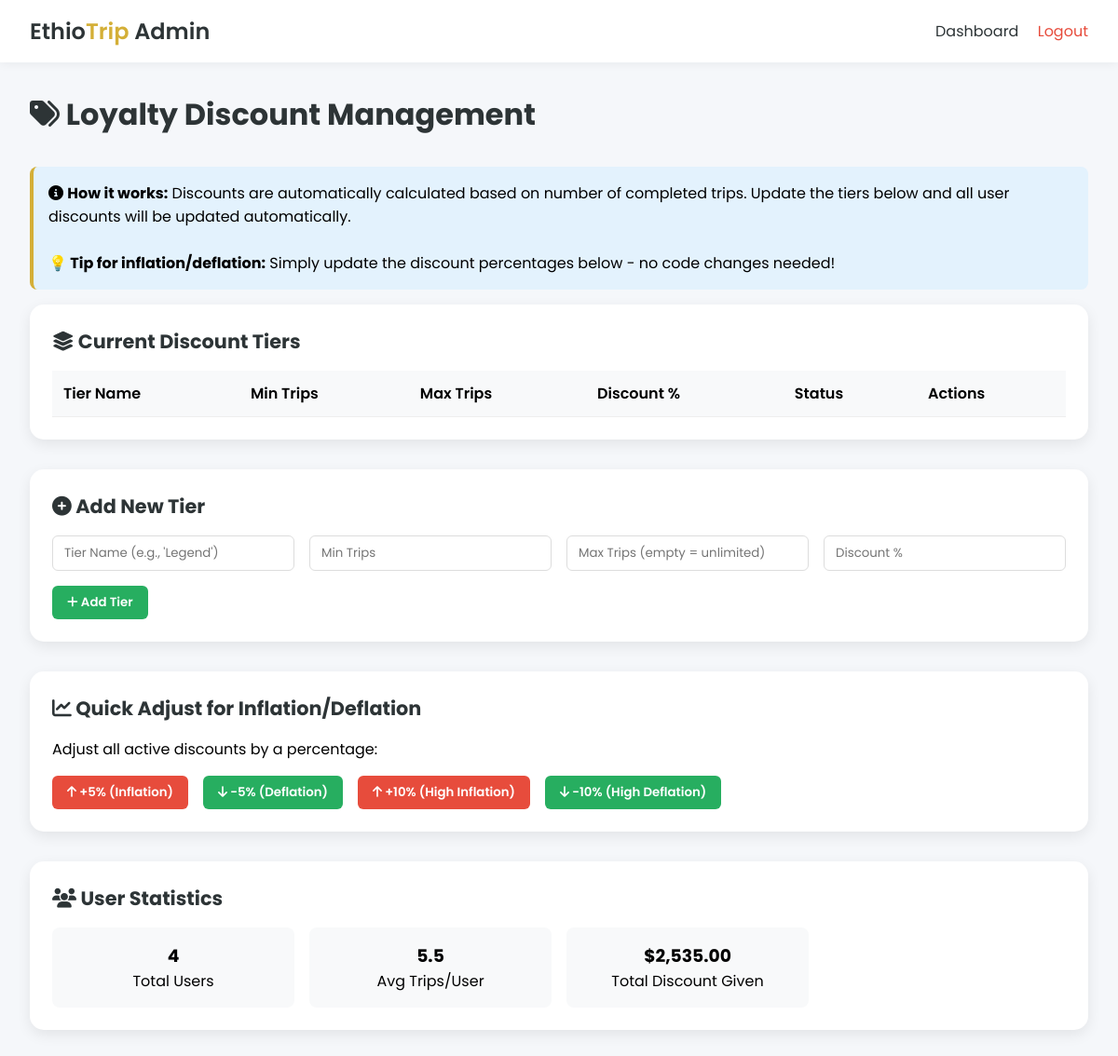
Before: /admin/discounts.php (signed in) with the older database file.
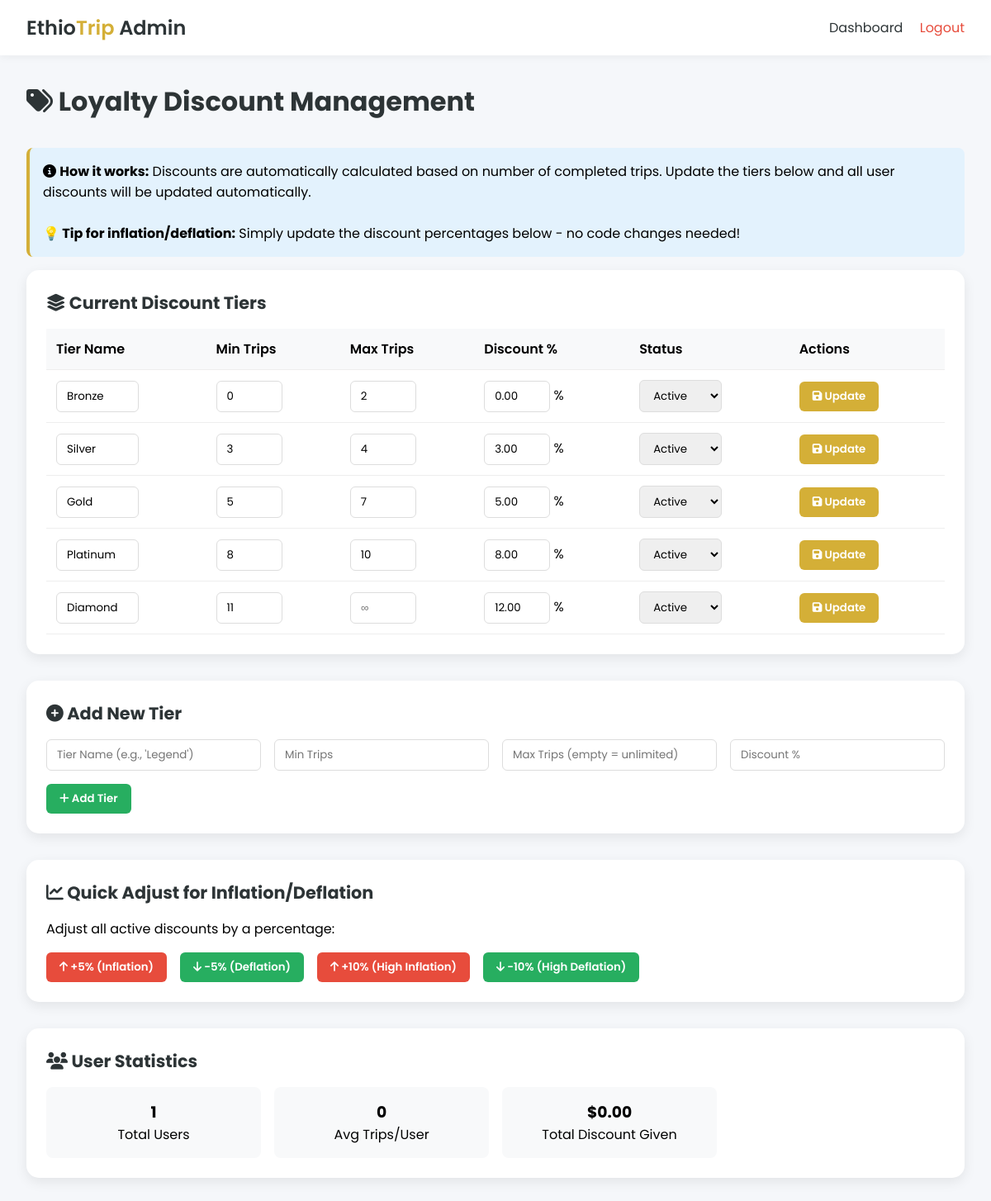
After: the same page with the newer database file.
### tables this page shows
CREATE TABLE discount_tiers (
    id INT PRIMARY KEY AUTO_INCREMENT,
    min_trips INT NOT NULL,
    max_trips INT NULL,
    discount_percent DECIMAL(5,2) NOT NULL,
    tier_name VARCHAR(50) NOT NULL,
    is_active BOOLEAN DEFAULT TRUE,
    created_at TIMESTAMP DEFAULT CURRENT_TIMESTAMP,
    updated_at TIMESTAMP DEFAULT CURRENT_TIMESTAMP ON UPDATE CURRENT_TIMESTAMP
);

### admin/discounts.php (the view, shortened to what this page needs)
<?php
require_once '../config/database.php';
$tiers = mysqli_query($conn, "SELECT * FROM discount_tiers ORDER BY min_trips ASC");
?>
<!DOCTYPE html>
<html lang="en">
<head>
    <link rel="stylesheet" href="https://cdnjs.cloudflare.com/ajax/libs/font-awesome/6.4.0/css/all.min.css">
</head>
<body>
    <nav class="navbar">
        <a href="../dashboard.php" class="logo">Ethio<span>Trip</span> Admin</a>
        <div>
            <a href="../dashboard.php" style="margin-right: 1rem; color: #2d3436; text-decoration: none;">Dashboard</a>
            <a href="../logout.php" style="color: #e74c3c; text-decoration: none;">Logout</a>
        </div>
    </nav>
    <div class="container">
        <h1><i class="fas fa-tags"></i> Loyalty Discount Management</h1>
        <div class="info-box">
            <i class="fas fa-info-circle"></i>
            <strong>How it works:</strong> Discounts are automatically calculated based on number of completed trips.
            Update the tiers below and all user discounts will be updated automatically.
            <br><br>
            <strong>💡 Tip for inflation/deflation:</strong> Simply update the discount percentages below - no code changes needed!
        </div>
        <div class="card">
            <h2><i class="fas fa-layer-group"></i> Current Discount Tiers</h2>
            <table>
                <thead>
                    <tr>
                        <th>Tier Name</th>
                        <th>Min Trips</th>
                        <th>Max Trips</th>
                        <th>Discount %</th>
                        <th>Status</th>
                        <th>Actions</th>
                    </tr>
                </thead>
                <tbody>
                    <?php while($tier = mysqli_fetch_assoc($tiers)): ?>
                    <form method="POST" style="display: contents;">
                        <tr>
                            <td><input type="text" name="tier_name" value="<?php echo htmlspecialchars($tier['tier_name']); ?>" required style="width: 100px;"></td>
                            <td><input type="number" name="min_trips" value="<?php echo $tier['min_trips']; ?>" required style="width: 80px;"></td>
                            <td><input type="number" name="max_trips" value="<?php echo $tier['max_trips']; ?>" placeholder="∞" style="width: 80px;"></td>
                            <td><input type="number" step="0.5" name="discount_percent" value="<?php echo $tier['discount_percent']; ?>" required style="width: 80px;"> %</td>
                            <td>
                                <select name="is_active" style="width: 100px;">
                                    <option value="1" <?php echo $tier['is_active'] ? 'selected' : ''; ?>>Active</option>
                                </select>
                            </td>
                            <td>
                                <button type="submit" name="update_tier"><i class="fas fa-save"></i> Update</button>
                            </td>
                        </tr>
                    </form>
                    <?php endwhile; ?>
                </tbody>
            </table>
        </div>
        <div class="card">
            <h2><i class="fas fa-plus-circle"></i> Add New Tier</h2>
            <form method="POST">
                <div class="grid-4">
                    <input type="text" name="tier_name" placeholder="Tier Name (e.g., 'Legend')" required>
                    <input type="number" name="min_trips" placeholder="Min Trips" required>
                    <input type="number" name="max_trips" placeholder="Max Trips (empty = unlimited)">
                    <input type="number" step="0.5" name="discount_percent" placeholder="Discount %" required>
                </div>
                <button type="submit" name="add_tier" class="btn-add mt-2"><i class="fas fa-plus"></i> Add Tier</button>
            </form>
        </div>
        <div class="card">
            <h2><i class="fas fa-chart-line"></i> Quick Adjust for Inflation/Deflation</h2>
            <p>Adjust all active discounts by a percentage:</p>
            <div style="display: flex; gap: 1rem; margin-top: 1rem; flex-wrap: wrap;">
                <form method="POST" action="adjust-discounts.php" style="display: inline;">
                    <button type="submit" class="btn-warning"><i class="fas fa-arrow-up"></i> +5% (Inflation)</button>
                </form>
                <form method="POST" action="adjust-discounts.php" style="display: inline;">
                    <button type="submit" class="btn-success"><i class="fas fa-arrow-down"></i> -5% (Deflation)</button>
                </form>
                <form method="POST" action="adjust-discounts.php" style="display: inline;">
                    <button type="submit" class="btn-warning"><i class="fas fa-arrow-up"></i> +10% (High Inflation)</button>
                </form>
                <form method="POST" action="adjust-discounts.php" style="display: inline;">
                    <button type="submit" class="btn-success"><i class="fas fa-arrow-down"></i> -10% (High Deflation)</button>
                </form>
            </div>
        </div>
        <div class="card">
            <h2><i class="fas fa-users"></i> User Statistics</h2>
            <?php
            $total_users = mysqli_fetch_assoc(mysqli_query($conn, "SELECT COUNT(*) as count FROM users"))['count'];
            $avg_trips = mysqli_fetch_assoc(mysqli_query($conn, "SELECT AVG(trips_completed) as avg FROM users"))['avg'];
            $total_discount_given = mysqli_fetch_assoc(mysqli_query($conn, "SELECT SUM(loyalty_discount * total_spent) as total FROM users"))['total'];
            ?>
            <div class="grid-4" style="margin-top: 1rem;">
                <div style="background: #f8f9fa; padding: 1rem; border-radius: 8px; text-align: center;">
                    <h3><?php echo $total_users; ?></h3>
                    <p>Total Users</p>
                </div>
                <div style="background: #f8f9fa; padding: 1rem; border-radius: 8px; text-align: center;">
                    <h3><?php echo round($avg_trips, 1); ?></h3>
                    <p>Avg Trips/User</p>
                </div>
                <div style="background: #f8f9fa; padding: 1rem; border-radius: 8px; text-align: center;">
                    <h3>$<?php echo number_format($total_discount_given ?? 0, 2); ?></h3>
                    <p>Total Discount Given</p>
                </div>
            </div>
        </div>
    </div>
</body>
</html>

### admin/discounts.php (style rules this page uses)
* { margin: 0; padding: 0; box-sizing: border-box; font-family: 'Poppins', sans-serif; }
body { background: #f5f7fa; }
.container { max-width: 1200px; margin: 0 auto; padding: 2rem; }
.navbar { background: white; padding: 1rem 2rem; display: flex; justify-content: space-between; align-items: center; box-shadow: 0 2px 10px rgba(0,0,0,0.05); }
.logo { font-size: 1.5rem; font-weight: 600; text-decoration: none; color: #2d3436; }
.logo span { color: #d4af37; }
h1 { margin-bottom: 2rem; color: #2d3436; }
.card { background: white; border-radius: 15px; padding: 1.5rem; margin-bottom: 2rem; box-shadow: 0 5px 15px rgba(0,0,0,0.08); }
.card h2 { margin-bottom: 1rem; color: #2d3436; font-size: 1.3rem; }
table { width: 100%; border-collapse: collapse; }
th, td { padding: 12px; text-align: left; border-bottom: 1px solid #eee; }
th { background: #f8f9fa; font-weight: 600; }
input, select { padding: 8px 12px; border: 1px solid #ddd; border-radius: 6px; width: 100%; }
button { padding: 8px 16px; background: #d4af37; color: white; border: none; border-radius: 6px; cursor: pointer; font-weight: 600; }
.btn-add { background: #27ae60; }
.info-box { background: #e3f2fd; padding: 1rem; border-radius: 8px; margin-bottom: 1rem; border-left: 4px solid #d4af37; }
.grid-4 { display: grid; grid-template-columns: repeat(4, 1fr); gap: 1rem; }
.mt-2 { margin-top: 1rem; }
.btn-warning { background: #e74c3c; }
.btn-success { background: #27ae60; }

Changed rows visible on the page:
added discount_tiers: tier_name "Bronze", min_trips "0", max_trips "2", discount_percent "0.00", is_active "Active"
added discount_tiers: tier_name "Silver", min_trips "3", max_trips "4", discount_percent "3.00", is_active "Active"
added discount_tiers: tier_name "Gold", min_trips "5", max_trips "7", discount_percent "5.00", is_active "Active"
added discount_tiers: tier_name "Platinum", min_trips "8", max_trips "10", discount_percent "8.00", is_active "Active"
added discount_tiers: tier_name "Diamond", min_trips "11", discount_percent "12.00", is_active "Active"
Other visible differences:
$total_users: "4" → "1"
$avg_trips: "5.5" → "0"
$total_discount_given: "2,535.00" → "0.00"
